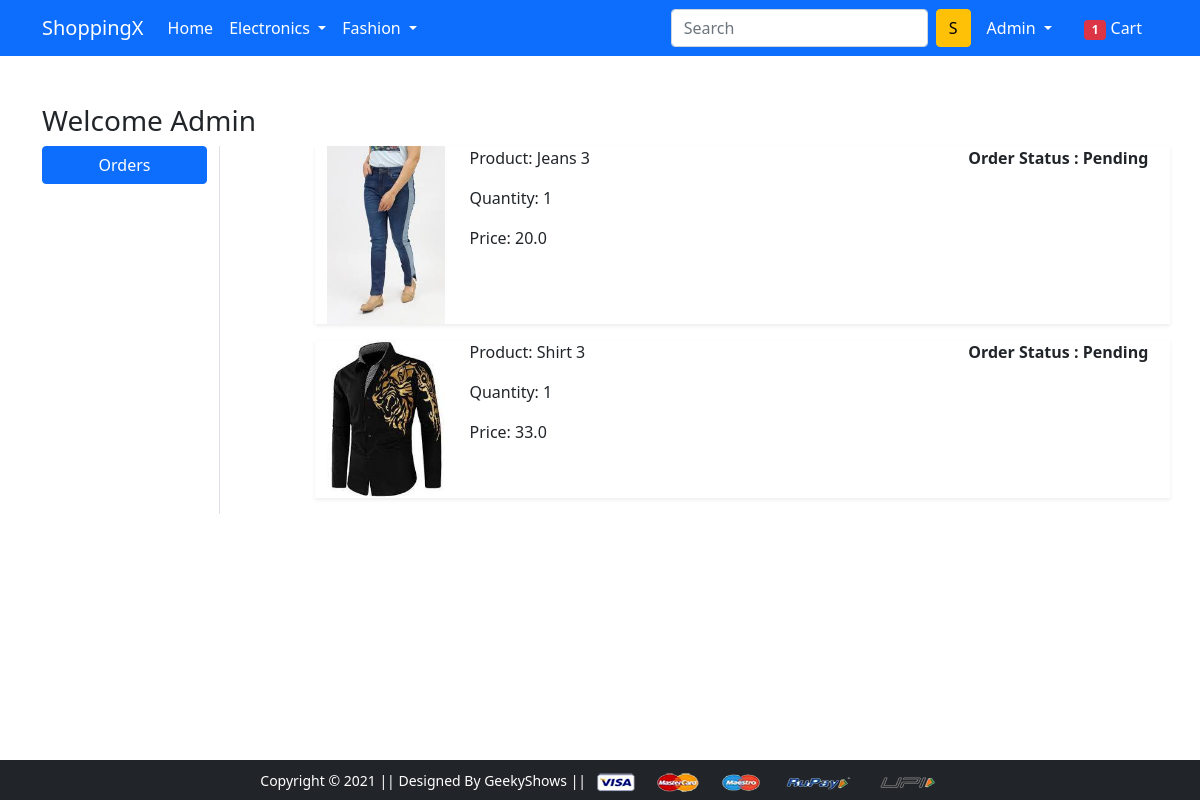
Screenshot of /orders/ (signed in) with the database file from the repository.
### app/models.py (models this page shows, shortened)
class Order_Place(models.Model):
    user = models.ForeignKey(User, on_delete=models.CASCADE)
    customer = models.ForeignKey(Customer, on_delete=models.CASCADE)
    product = models.ForeignKey(Product, on_delete=models.CASCADE)
    quantity = models.PositiveIntegerField(default=1)
    ordered_date = models.DateTimeField(auto_now_add=True)
    status = models.CharField(choices=STATUS_CHOICES, max_length=30, default='Pending')
    @property
    def total_price(self):
        return self.product.discount_price*self.quantity

class Product(models.Model):
    title = models.CharField(max_length=30)
    selling_price = models.FloatField()
    discount_price = models.FloatField()
    description = models.TextField()
    brand = models.CharField(max_length=30)
    category = models.CharField(choices=CATEGORY_CHOICES, max_length=2)
    product_image = models.ImageField(upload_to='productimg')

### app/views.py (the view)
# urls.py: path('orders/', views.orders, name='orders'),
@login_required
def orders(request):
    orders = Order_Place.objects.filter(user=request.user)
    totalItem = len(Cart.objects.filter(user=request.user))
    context = {
        "orders" : orders,
        "totalItem" : totalItem
    }
    return render(request, 'app/orders.html', context)

### app/templates/app/orders.html (shortened to what this page needs)
{% extends 'app/base.html' %}
{% load static %}
{% block main-content %}
<div class="container my-5">
    <div class="row">
    <h3>Welcome <span class='text-capitalize'>{{request.user}}</span></h3>
    <div class="col-sm-2 border-end">
    <ul class="list-unstyled">
        <li class="d-grid"><a href="{% url 'orders' %}" class="btn btn-primary">Orders</a></li>
    </ul>
    </div>
    <div class="col-sm-9 offset-sm-1">
        {% for order in orders %}
            <div class="row shadow-sm mb-3">
                <div class="col-sm-2">
                    <img src="{{order.product.product_image.url}}" class='img-fluid' height='150' width='150' alt="">
                </div>
                <div class="col-sm-7">
                    <p>Product: {{order.product.title}} </p>
                    <p>Quantity: {{order.quantity}} </p>
                    <p>Price: {{order.total_price}} </p>
                </div>
                <div class='col-sm-3 fw-bold'>
                    <p>Order Status : {{order.status}}</p>
                </div>
            </div>
        {% endfor %}
    </div>
    </div>
    </div>
{% endblock main-content %}

### app/templates/app/base.html (shortened to what this page needs)
{% load static %}
<!doctype html>
<html lang="en">
  <head>
    <link rel="stylesheet" href="{% static 'app/css/bootstrap.min.css' %}">
    <link rel="stylesheet" href="{% static 'app/css/owl.carousel.min.css' %}">
    <link rel="stylesheet" href="{% static 'app/css/all.min.css' %}">
    <link rel="stylesheet" type="text/css" href="{% static 'app/css/style.css' %}">
  </head>
  <body style={{'min-height: 100vh'}}>
    <nav class="navbar navbar-expand-lg navbar-dark bg-primary">
     <div class="container">
       <a class="navbar-brand" href="/">ShoppingX</a>
       <div class="collapse navbar-collapse" id="navbarSupportedContent">
         <ul class="navbar-nav me-auto mb-2 mb-lg-0">
           <li class="nav-item">
             <a class="nav-link active" aria-current="page" href="/">Home</a>
           </li>
           <li class="nav-item dropdown">
             <a class="nav-link dropdown-toggle text-white" href="#" id="electronicsDropdown" role="button" data-bs-toggle="dropdown" aria-expanded="false">
               Electronics
             </a>
           </li>
           <li class="nav-item dropdown">
             <a class="nav-link dropdown-toggle text-white" href="#" id="fashionDropdown" role="button" data-bs-toggle="dropdown" aria-expanded="false">
               Fashion
             </a>
           </li>
         </ul>
         <form class="d-flex">
           <input class="form-control me-2" type="search" placeholder="Search" aria-label="Search">
           <button class="btn btn-warning" type="submit">S</button>
         </form>
         <div>
          <ul class="navbar-nav me-auto mb-2 mb-lg-0">
          {% if request.user.is_authenticated %}
           <li class="nav-item dropdown mx-2">
              <a class="nav-link dropdown-toggle text-white text-capitalize" href="#" id="profileDropdown" role="button" data-bs-toggle="dropdown" aria-expanded="false">
                {{request.user}}
              </a>
            </li>
            <li class="nav-item mx-2">
             <a href="{% url 'showcart' %}" class="nav-link text-white"><span class="badge bg-danger">{{totalItem}}</span> Cart </a>
            </li>
         {% endif %}
          </ul>
         </div>
       </div>
     </div>
    </nav>
    {% block main-content %} {% endblock main-content %}
      <footer class="container-fluid bg-dark text-center p-2 mt-5 footer_box">
          <small class="text-white">Copyright &copy; 2021 || Designed By GeekyShows || </small>
          <img src="{% static 'app/images/payment.png' %}" alt="" srcset="" class="img-fluid" height="2px">
      </footer>
  </body>
</html>

### app/static/app/css/style.css (style rules this page uses)
body,html { min-height: 100vh; }

### app/templates/app/base.html (style rules this page uses)
.footer_box { position: sticky; top: 100%; }
body { min-height: 100vh; }

### rows the page displays
Order_Place: product.product_image (picture), product "Jeans 3", quantity "1", total_price "20.0", status "Pending"
Order_Place: product.product_image (picture), product "Shirt 3", quantity "1", total_price "33.0", status "Pending"

### other values shown
{{ request.user }} "Admin"
{{ totalItem }} "1"
